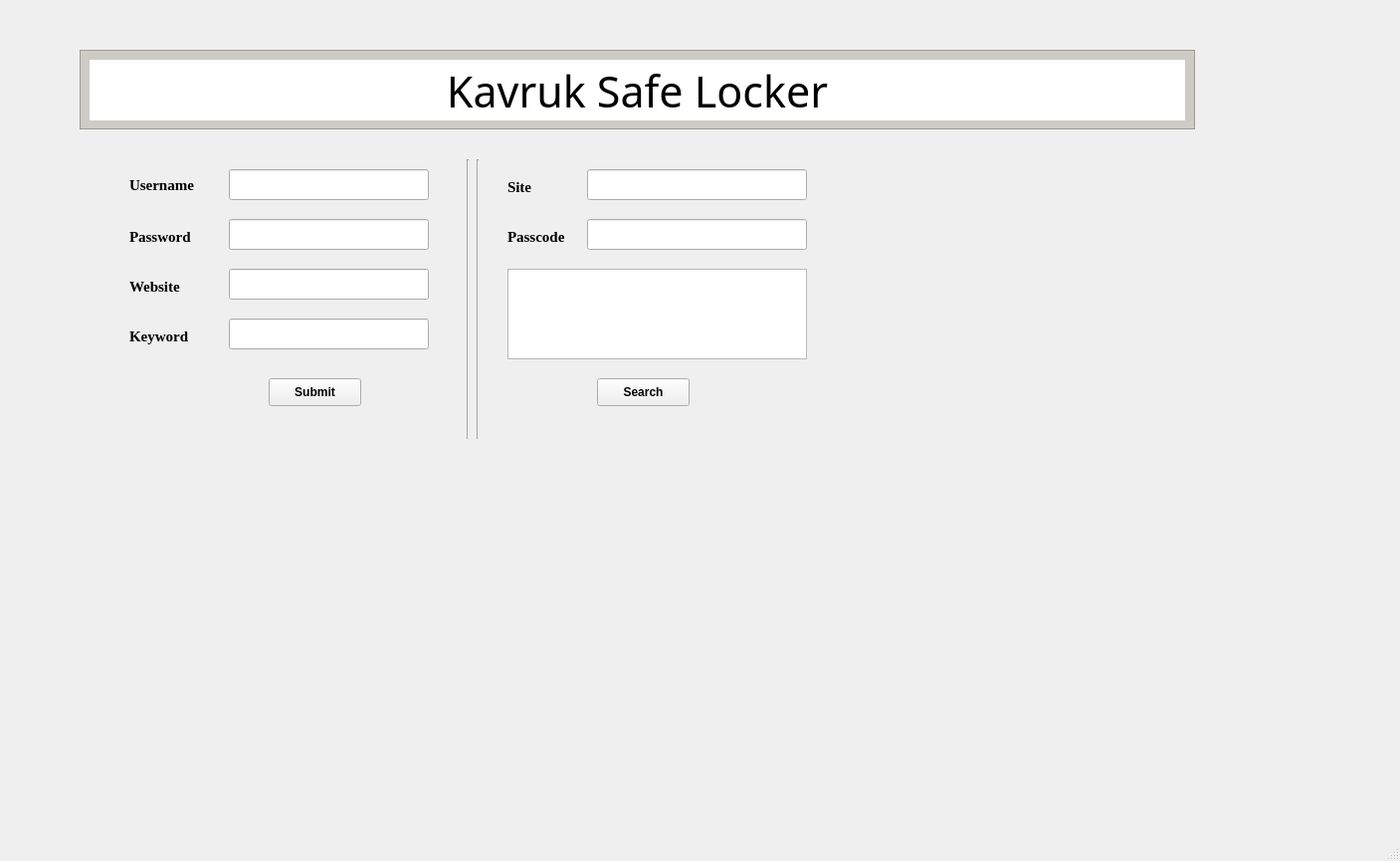
<?xml version="1.0" encoding="UTF-8"?>
<ui version="4.0">
 <class>MainWindow</class>
 <widget class="QMainWindow" name="MainWindow">
  <property name="geometry">
   <rect>
    <x>0</x>
    <y>0</y>
    <width>1407</width>
    <height>865</height>
   </rect>
  </property>
  <property name="windowTitle">
   <string>MainWindow</string>
  </property>
  <widget class="QWidget" name="centralwidget">
   <widget class="QFrame" name="frame">
    <property name="geometry">
     <rect>
      <x>80</x>
      <y>50</y>
      <width>1121</width>
      <height>80</height>
     </rect>
    </property>
    <property name="styleSheet">
     <string notr="true">background-color: rgb(204, 203, 198);</string>
    </property>
    <property name="frameShape">
     <enum>QFrame::StyledPanel</enum>
    </property>
    <property name="frameShadow">
     <enum>QFrame::Raised</enum>
    </property>
    <widget class="QLabel" name="label">
     <property name="geometry">
      <rect>
       <x>10</x>
       <y>10</y>
       <width>1101</width>
       <height>61</height>
      </rect>
     </property>
     <property name="font">
      <font>
       <family>Microsoft Himalaya</family>
       <pointsize>32</pointsize>
       <weight>50</weight>
       <bold>false</bold>
      </font>
     </property>
     <property name="mouseTracking">
      <bool>false</bool>
     </property>
     <property name="autoFillBackground">
      <bool>false</bool>
     </property>
     <property name="styleSheet">
      <string notr="true">background-color: rgb(255, 255, 255);</string>
     </property>
     <property name="text">
      <string>Kavruk Safe Locker</string>
     </property>
     <property name="alignment">
      <set>Qt::AlignBottom|Qt::AlignHCenter</set>
     </property>
    </widget>
   </widget>
   <widget class="QLineEdit" name="lineEdit">
    <property name="geometry">
     <rect>
      <x>230</x>
      <y>170</y>
      <width>201</width>
      <height>31</height>
     </rect>
    </property>
   </widget>
   <widget class="QLineEdit" name="lineEdit_2">
    <property name="geometry">
     <rect>
      <x>230</x>
      <y>220</y>
      <width>201</width>
      <height>31</height>
     </rect>
    </property>
   </widget>
   <widget class="QLineEdit" name="lineEdit_3">
    <property name="geometry">
     <rect>
      <x>230</x>
      <y>270</y>
      <width>201</width>
      <height>31</height>
     </rect>
    </property>
    <property name="text">
     <string/>
    </property>
   </widget>
   <widget class="QLineEdit" name="lineEdit_4">
    <property name="geometry">
     <rect>
      <x>230</x>
      <y>320</y>
      <width>201</width>
      <height>31</height>
     </rect>
    </property>
   </widget>
   <widget class="QLabel" name="label_2">
    <property name="geometry">
     <rect>
      <x>130</x>
      <y>170</y>
      <width>111</width>
      <height>31</height>
     </rect>
    </property>
    <property name="font">
     <font>
      <family>Times New Roman</family>
      <pointsize>11</pointsize>
      <weight>75</weight>
      <bold>true</bold>
     </font>
    </property>
    <property name="text">
     <string>Username</string>
    </property>
   </widget>
   <widget class="QLabel" name="label_3">
    <property name="geometry">
     <rect>
      <x>130</x>
      <y>230</y>
      <width>91</width>
      <height>16</height>
     </rect>
    </property>
    <property name="font">
     <font>
      <family>Times New Roman</family>
      <pointsize>11</pointsize>
      <weight>75</weight>
      <bold>true</bold>
     </font>
    </property>
    <property name="text">
     <string>Password</string>
    </property>
   </widget>
   <widget class="QLabel" name="label_4">
    <property name="geometry">
     <rect>
      <x>130</x>
      <y>280</y>
      <width>91</width>
      <height>16</height>
     </rect>
    </property>
    <property name="font">
     <font>
      <family>Times New Roman</family>
      <pointsize>11</pointsize>
      <weight>75</weight>
      <bold>true</bold>
     </font>
    </property>
    <property name="text">
     <string>Website</string>
    </property>
   </widget>
   <widget class="QLabel" name="label_5">
    <property name="geometry">
     <rect>
      <x>130</x>
      <y>330</y>
      <width>81</width>
      <height>16</height>
     </rect>
    </property>
    <property name="font">
     <font>
      <family>Times New Roman</family>
      <pointsize>11</pointsize>
      <weight>75</weight>
      <bold>true</bold>
     </font>
    </property>
    <property name="text">
     <string>Keyword</string>
    </property>
   </widget>
   <widget class="Line" name="line">
    <property name="geometry">
     <rect>
      <x>460</x>
      <y>160</y>
      <width>20</width>
      <height>281</height>
     </rect>
    </property>
    <property name="orientation">
     <enum>Qt::Vertical</enum>
    </property>
   </widget>
   <widget class="Line" name="line_2">
    <property name="geometry">
     <rect>
      <x>470</x>
      <y>160</y>
      <width>20</width>
      <height>281</height>
     </rect>
    </property>
    <property name="orientation">
     <enum>Qt::Vertical</enum>
    </property>
   </widget>
   <widget class="QPushButton" name="pushButton">
    <property name="geometry">
     <rect>
      <x>270</x>
      <y>380</y>
      <width>93</width>
      <height>28</height>
     </rect>
    </property>
    <property name="font">
     <font>
      <weight>75</weight>
      <bold>true</bold>
     </font>
    </property>
    <property name="text">
     <string>Submit</string>
    </property>
   </widget>
   <widget class="QLabel" name="label_6">
    <property name="geometry">
     <rect>
      <x>510</x>
      <y>180</y>
      <width>55</width>
      <height>16</height>
     </rect>
    </property>
    <property name="font">
     <font>
      <family>Times New Roman</family>
      <pointsize>11</pointsize>
      <weight>75</weight>
      <bold>true</bold>
     </font>
    </property>
    <property name="text">
     <string>Site</string>
    </property>
   </widget>
   <widget class="QLabel" name="label_7">
    <property name="geometry">
     <rect>
      <x>510</x>
      <y>230</y>
      <width>81</width>
      <height>16</height>
     </rect>
    </property>
    <property name="font">
     <font>
      <family>Times New Roman</family>
      <pointsize>11</pointsize>
      <weight>75</weight>
      <bold>true</bold>
     </font>
    </property>
    <property name="text">
     <string>Passcode</string>
    </property>
   </widget>
   <widget class="QLineEdit" name="lineEdit_5">
    <property name="geometry">
     <rect>
      <x>590</x>
      <y>170</y>
      <width>221</width>
      <height>31</height>
     </rect>
    </property>
   </widget>
   <widget class="QLineEdit" name="lineEdit_6">
    <property name="geometry">
     <rect>
      <x>590</x>
      <y>220</y>
      <width>221</width>
      <height>31</height>
     </rect>
    </property>
   </widget>
   <widget class="QTextEdit" name="textEdit">
    <property name="geometry">
     <rect>
      <x>510</x>
      <y>270</y>
      <width>301</width>
      <height>91</height>
     </rect>
    </property>
   </widget>
   <widget class="QPushButton" name="pushButton_2">
    <property name="geometry">
     <rect>
      <x>600</x>
      <y>380</y>
      <width>93</width>
      <height>28</height>
     </rect>
    </property>
    <property name="font">
     <font>
      <weight>75</weight>
      <bold>true</bold>
     </font>
    </property>
    <property name="text">
     <string>Search</string>
    </property>
   </widget>
   <widget class="QLabel" name="label_8">
    <property name="geometry">
     <rect>
      <x>830</x>
      <y>170</y>
      <width>361</width>
      <height>241</height>
     </rect>
    </property>
    <property name="text">
     <string/>
    </property>
    <property name="pixmap">
     <pixmap>KavrukTechnologiesP_1.jpg</pixmap>
    </property>
    <property name="scaledContents">
     <bool>true</bool>
    </property>
   </widget>
  </widget>
  <widget class="QMenuBar" name="menubar">
   <property name="geometry">
    <rect>
     <x>0</x>
     <y>0</y>
     <width>1407</width>
     <height>26</height>
    </rect>
   </property>
  </widget>
  <widget class="QStatusBar" name="statusbar"/>
 </widget>
 <resources/>
 <connections/>
</ui>
